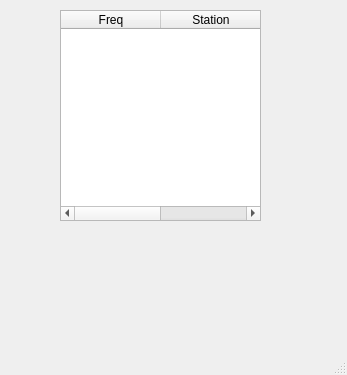
<?xml version="1.0" encoding="UTF-8"?>
<ui version="4.0">
 <class>MainWindow</class>
 <widget class="QMainWindow" name="MainWindow">
  <property name="geometry">
   <rect>
    <x>0</x>
    <y>0</y>
    <width>347</width>
    <height>375</height>
   </rect>
  </property>
  <property name="windowTitle">
   <string>MainWindow</string>
  </property>
  <widget class="QWidget" name="centralwidget">
   <widget class="QTableWidget" name="tableWidget">
    <property name="geometry">
     <rect>
      <x>60</x>
      <y>10</y>
      <width>201</width>
      <height>211</height>
     </rect>
    </property>
    <column>
     <property name="text">
      <string>Freq</string>
     </property>
    </column>
    <column>
     <property name="text">
      <string>Station</string>
     </property>
    </column>
   </widget>
  </widget>
  <widget class="QMenuBar" name="menubar">
   <property name="geometry">
    <rect>
     <x>0</x>
     <y>0</y>
     <width>347</width>
     <height>22</height>
    </rect>
   </property>
  </widget>
  <widget class="QStatusBar" name="statusbar"/>
 </widget>
 <resources/>
 <connections/>
</ui>
